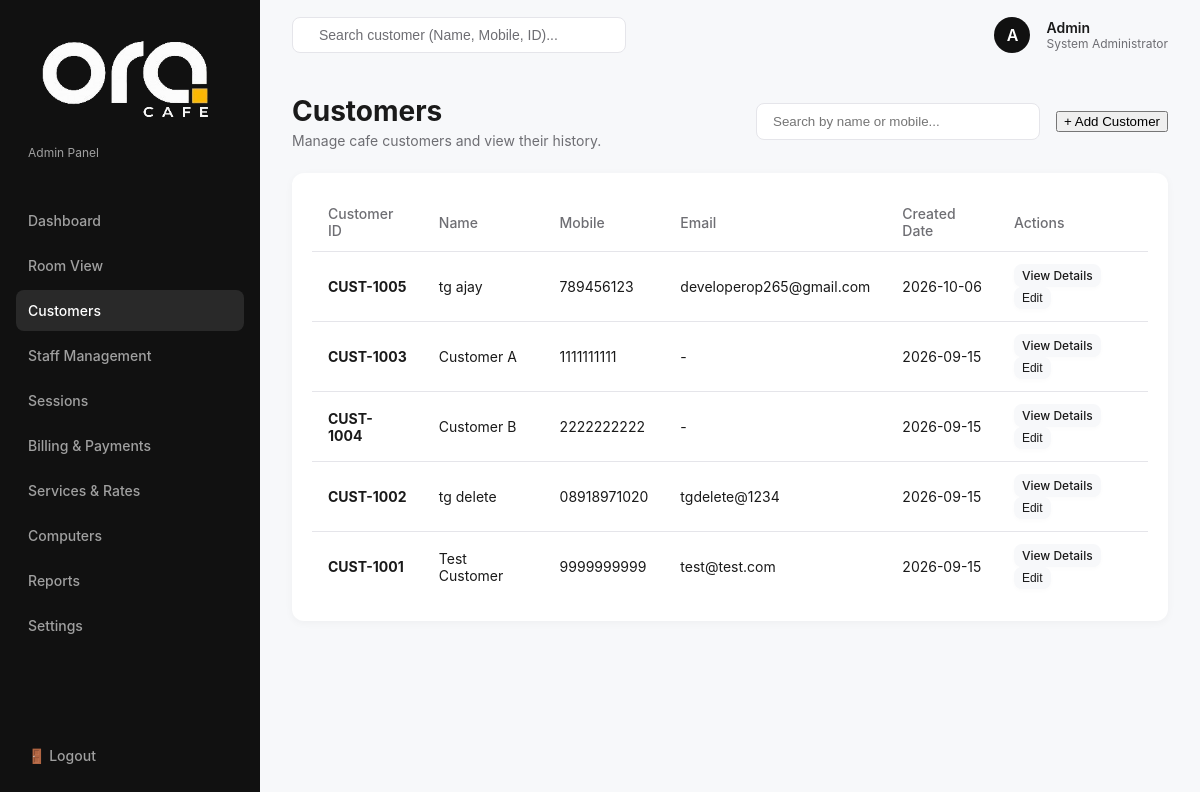
The page /customers (signed in) on the database its author committed.
### tables this page shows
CREATE TABLE customers (
    id INTEGER PRIMARY KEY AUTOINCREMENT,
    customer_id TEXT UNIQUE NOT NULL, -- e.g., CC1001
    name TEXT NOT NULL,
    mobile TEXT UNIQUE NOT NULL,
    email TEXT,
    address TEXT,
    password_hash TEXT,
    created_at TIMESTAMP DEFAULT CURRENT_TIMESTAMP
);

### app.py (the view)
@app.route('/customers')
@login_required
def customers_view():
    conn = get_db_connection()
    customers = conn.execute('SELECT * FROM customers ORDER BY created_at DESC').fetchall()
    conn.close()
    return render_template('customers.html', customers=customers)

### app.py (called while the page is built)
def get_db_connection():
    conn = sqlite3.connect(DATABASE)
    conn.row_factory = sqlite3.Row
    conn.execute('PRAGMA foreign_keys = ON;')
    return conn

def login_required(f):
    @wraps(f)
    def decorated_function(*args, **kwargs):
        if 'user_id' not in session:
            return redirect(url_for('login'))
        return f(*args, **kwargs)
    return decorated_function

### templates/customers.html (shortened to what this page needs)
{% extends "base.html" %}
{% block content %}
<div class="page-header">
    <div>
        <h1>Customers</h1>
        <p>Manage cafe customers and view their history.</p>
    </div>
    <div style="display: flex; gap: 16px; align-items: center;">
        <input type="text" id="searchInput" placeholder="Search by name or mobile..." onkeyup="filterCustomers()" style="padding: 10px 16px; border: 1px solid var(--border-color); border-radius: 8px; width: 250px;">
        <button class="btn-primary" onclick="openAddModal()">+ Add Customer</button>
    </div>
</div>
<div class="card">
    <table id="customersTable">
        <thead>
            <tr>
                <th>Customer ID</th>
                <th>Name</th>
                <th>Mobile</th>
                <th>Email</th>
                <th>Created Date</th>
                <th>Actions</th>
            </tr>
        </thead>
        <tbody>
            {% for customer in customers %}
            <tr class="customer-row">
                <td><strong>{{ customer.customer_id }}</strong></td>
                <td class="cust-name">{{ customer.name }}</td>
                <td class="cust-mobile">{{ customer.mobile }}</td>
                <td>{{ customer.email or '-' }}</td>
                <td>{{ customer.created_at[:10] }}</td>
                <td>
                    <a href="{{ url_for('customer_details', customer_id=customer.id) }}" class="btn" style="padding: 4px 8px; font-size: 12px; margin-right: 8px; text-decoration: none;">View Details</a>
                    <button class="btn" style="padding: 4px 8px; font-size: 12px;" onclick="openEditModal({{ customer.id }}, '{{ customer.name }}', '{{ customer.mobile }}', '{{ customer.email }}', '{{ customer.address }}')">Edit</button>
                </td>
            </tr>
            {% else %}
            <tr>
                <td colspan="6" style="text-align: center; padding: 24px; color: var(--text-secondary);">No customers found.</td>
            </tr>
            {% endfor %}
        </tbody>
    </table>
</div>
{% endblock %}

### static/css/common.css (style rules this page uses)
:root { --bg-color: #f7f8fa; --sidebar-bg: #111111; --sidebar-text: #a0a0a0; --sidebar-text-hover: #ffffff; --card-bg: #ffffff; --text-primary: #1a1a1a; --text-secondary: #6e6e73; --border-color: #e5e5ea; --accent-blue: #007aff; --shadow-sm: 0 2px 8px rgba(0, 0, 0, 0.04); --shadow-md: 0 4px 12px rgba(0, 0, 0, 0.06); --shadow-lg: 0 8px 24px rgba(0, 0, 0, 0.08); }
body { font-family: -apple-system, BlinkMacSystemFont, "Segoe UI", Roboto, Helvetica, Arial, sans-serif; background-color: var(--bg-color); color: var(--text-primary); margin: 0; padding: 0; display: flex; height: 100vh; overflow: hidden; }
.page-header { display: flex; justify-content: space-between; align-items: center; margin-bottom: 24px; }
.page-header h1 { font-size: 28px; font-weight: 700; margin: 0; }
.page-header p { color: var(--text-secondary); margin: 4px 0 0 0; font-size: 14px; }
.card { background: var(--card-bg); border-radius: 12px; padding: 20px; box-shadow: var(--shadow-sm); }
table { width: 100%; border-collapse: collapse; }
th, td { padding: 12px 16px; text-align: left; border-bottom: 1px solid var(--border-color); font-size: 14px; }
th { color: var(--text-secondary); font-weight: 500; }
tr:last-child td { border-bottom: none; }
.btn { display: inline-flex; align-items: center; justify-content: center; padding: 8px 16px; border-radius: 8px; font-size: 14px; font-weight: 500; cursor: pointer; transition: all 0.2s ease; border: none; background-color: var(--bg-color); color: var(--text-primary); box-shadow: 0 2px 4px rgba(0,0,0,0.02); }

### rows shown on the page
customers: customer_id "CUST-1005", name "tg ajay", mobile "789456123", email "developerop265@gmail.com", created_at "2026-10-06"
customers: customer_id "CUST-1003", name "Customer A", mobile "1111111111", email "-", created_at "2026-09-15"
customers: customer_id "CUST-1004", name "Customer B", mobile "2222222222", email "-", created_at "2026-09-15"
customers: customer_id "CUST-1002", name "tg delete", mobile "08918971020", email "tgdelete@1234", created_at "2026-09-15"
customers: customer_id "CUST-1001", name "Test Customer", mobile "9999999999", email "test@test.com", created_at "2026-09-15"

### other values the page prints
{{ session.get('name')[0] if session.get('name') else 'U' }} "A"
{{ session.get('name') }} "Admin"
